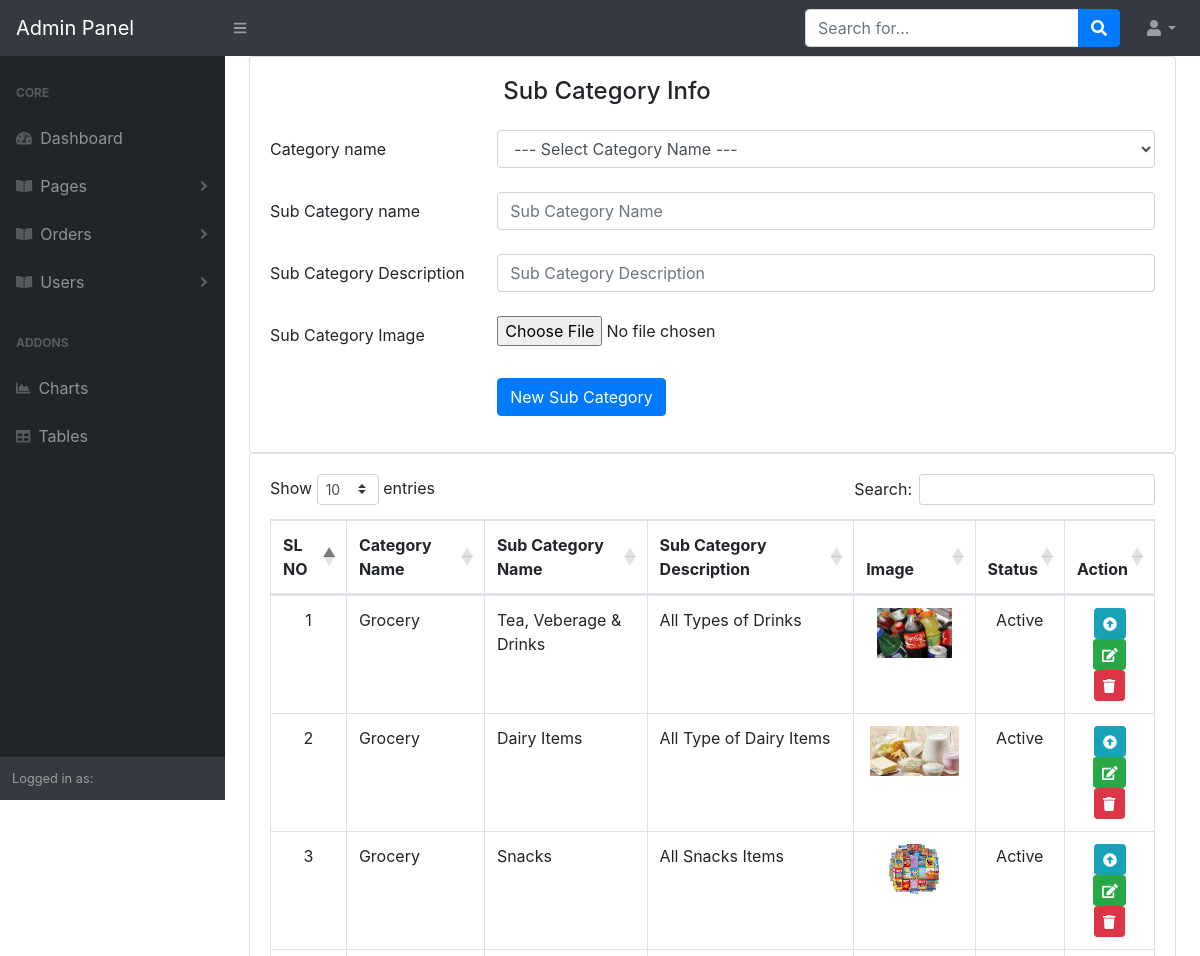
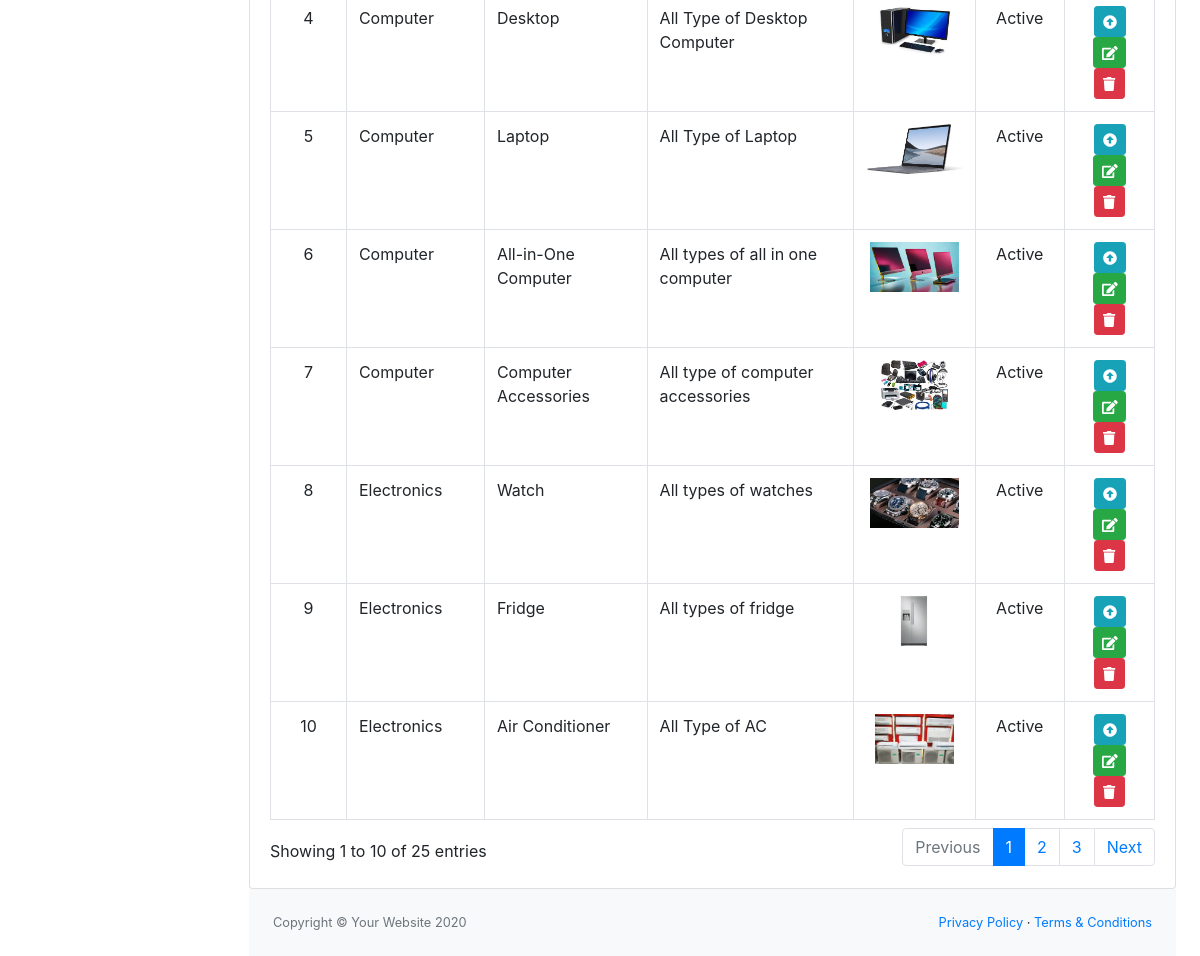
/admin/manage-models.php, run on the app's committed database (2 pictures, top to bottom).
### tables this page shows
CREATE TABLE `sub_category` (
  `sub_category_id` int(11) NOT NULL,
  `category_id` int(11) NOT NULL,
  `sub_category_name` varchar(255) NOT NULL,
  `sub_category_description` varchar(255) NOT NULL,
  `sub_category_image` varchar(255) NOT NULL,
  `sub_category_is_active` tinyint(1) NOT NULL
);

CREATE TABLE `category` (
  `category_id` int(11) NOT NULL,
  `category_name` varchar(255) NOT NULL,
  `category_description` varchar(255) NOT NULL,
  `category_image` varchar(255) NOT NULL,
  `category_is_active` tinyint(1) NOT NULL DEFAULT 0
);

### app/classes/SubCategory.php (called while the page is built, shortened)
<?php
class SubCategory
{
    public function allSubCategory(){
        $link = Database::db_connect();
        $sql = "SELECT * FROM sub_category LEFT JOIN category ON (sub_category.category_id)=(category.category_id) ORDER BY category.category_id";
        if (mysqli_query($link, $sql)) {
            return mysqli_query($link,$sql);
        } else {
            die('Sub Category Query Problem ' . mysqli_error($link));
        }
    }
}

### admin/manage-models.php (the view, shortened to what this page needs)
<?php
include 'header_admin.php';
$subCategory = new SubCategory();
$subCategory = $subCategory->allSubCategory();
?>
<div id="layoutSidenav_content">
    <main>
        <div class="container-fluid">
            <div class="row">
                <div class="col-lg-12">
                    <div class="card">
                        <div class="card-body">
                            <h4 class="card-title mb-4 col-sm-9 offset-sm-3">Sub Category Info</h4>
                            <form action="" method="POST" enctype="multipart/form-data">
                                <div class="form-group row mb-4">
                                    <label for="category_name" class="col-sm-3 col-form-label">Category name</label>
                                    <div class="col-sm-9">
                                        <select id="category_name" class="form-control" name="category_id">
                                            <option disabled selected> --- Select Category Name ---</option>
                                        </select>
                                    </div>
                                </div>
                                <div class="form-group row mb-4">
                                    <label for="horizontal-firstname-input" class="col-sm-3 col-form-label">Sub Category
                                        name</label>
                                    <div class="col-sm-9">
                                        <input type="text" name="sub_category_name" class="form-control" id="horizontal-firstname-input" placeholder="Sub Category Name"/>
                                    </div>
                                </div>
                                <div class="form-group row mb-4">
                                    <label for="sub_category_description" class="col-sm-3 col-form-label">Sub Category
                                        Description</label>
                                    <div class="col-sm-9">
                                        <input type="text" id="sub_category_description" name="sub_category_description" class="form-control"  placeholder="Sub Category Description"/>
                                    </div>
                                </div>
                                <div class="form-group row mb-4">
                                    <label for="sub_category_image" class="col-sm-3 col-form-label">Sub Category
                                        Image</label>
                                    <div class="col-sm-9">
                                        <input type="file" name="sub_category_image" class="form-control-file" id="sub_category_image"/>
                                    </div>
                                </div>
                                <div class="form-group row justify-content-end">
                                    <div class="col-sm-9">
                                        <div>
                                            <button type="submit" name="submit" class="btn btn-primary w-md">New Sub Category</button>
                                        </div>
                                    </div>
                                </div>
                            </form>
                        </div>
                    </div>
                </div>
            </div>
            <div class="row">
                <div class="col-12">
                    <div class="card">
                        <div class="card-body">
                            <div class="table-responsive">
                                <table id="dataTable" class="table table-bordered"
                                       style="border-collapse: collapse; border-spacing: 0; width: 100%;">
                                    <thead class="text-center">
                                    <tr>
                                        <th>SL NO</th>
                                        <th>Category Name</th>
                                        <th>Sub Category Name</th>
                                        <th>Sub Category Description</th>
                                        <th>Image</th>
                                        <th>Status</th>
                                        <th>Action</th>
                                    </tr>
                                    </thead>
                                    <tbody>
                                    <?php if (mysqli_num_rows($subCategory)>0) {
                                        $ser_no = 0;
                                        while ($allSubCategoryInfo = mysqli_fetch_assoc($subCategory)){
                                            $ser_no += 1;
                                            ?>
                                            <tr>
                                                <td class="text-center"><?php echo $ser_no ?></td>
                                                <td><?php echo $allSubCategoryInfo['category_name']; ?></td>
                                                <td><?php echo $allSubCategoryInfo['sub_category_name']; ?></td>
                                                <td><?php echo $allSubCategoryInfo['sub_category_description']; ?></td>
                                                <td class="text-center"><img src="<?php echo $allSubCategoryInfo['sub_category_image']; ?>" id="" alt="" height="50"/></td>
                                                <td class="text-center"><?php if  ($allSubCategoryInfo['sub_category_is_active']==1) { echo 'Active'; } else { echo 'Inactive';} ?></td>
                                                <td class="text-center">
                                                    <?php if  ($allSubCategoryInfo['sub_category_is_active']==1) { ?>
                                                        <a href="?status=unpublish&&id=<?php echo $allSubCategoryInfo['sub_category_id']; ?>" class="btn btn-sm btn-info sub-category-status"
                                                           id="" title="Published Sub Category">
                                                            <i id="" class="fas fa-arrow-alt-circle-up"></i>
                                                        </a>
                                                    <?php } ?>
                                                    <a href="" class="btn btn-sm btn-success edition"
                                                       id="" title="Edit Category" data-toggle="modal" data-id="<?php echo $allSubCategoryInfo['category_id']; ?>" data-target="#editModel">
                                                        <i class="fas fa-edit"></i>
                                                    </a>
                                                    <a href="?status=delete&&id=<?php echo $allSubCategoryInfo['sub_category_id']; ?>" class="btn btn-sm btn-danger delete-sub-category"
                                                       id="" title="Delete Sub Category">
                                                        <i class="fas fa-trash"></i>
                                                    </a>
                                                </td>
                                            </tr>
                                        <?php } } ?>
                                    </tbody>
                                </table>
                            </div>
                        </div>
                    </div>
                </div>
            </div>
            <?php
            include 'footer_admin.php';
            ?>

### data on the page
sub_category: category.category_name "Grocery", sub_category_name "Tea, Veberage & Drinks", sub_category_description "All Types of Drinks", sub_category_image (picture), sub_category_is_active "Active"
sub_category: category.category_name "Grocery", sub_category_name "Dairy Items", sub_category_description "All Type of Dairy Items", sub_category_image (picture), sub_category_is_active "Active"
sub_category: category.category_name "Grocery", sub_category_name "Snacks", sub_category_description "All Snacks Items", sub_category_image (picture), sub_category_is_active "Active"
sub_category: category.category_name "Computer", sub_category_name "Desktop", sub_category_description "All Type of Desktop Computer", sub_category_image (picture), sub_category_is_active "Active"
sub_category: category.category_name "Computer", sub_category_name "Laptop", sub_category_description "All Type of Laptop", sub_category_image (picture), sub_category_is_active "Active"
sub_category: category.category_name "Computer", sub_category_name "All-in-One Computer", sub_category_description "All types of all in one computer", sub_category_image (picture), sub_category_is_active "Active"
sub_category: category.category_name "Computer", sub_category_name "Computer Accessories", sub_category_description "All type of computer accessories", sub_category_image (picture), sub_category_is_active "Active"
sub_category: category.category_name "Electronics", sub_category_name "Watch", sub_category_description "All types of watches", sub_category_image (picture), sub_category_is_active "Active"
sub_category: category.category_name "Electronics", sub_category_name "Fridge", sub_category_description "All types of fridge", sub_category_image (picture), sub_category_is_active "Active"
sub_category: category.category_name "Electronics", sub_category_name "Air Conditioner", sub_category_description "All Type of AC", sub_category_image (picture), sub_category_is_active "Active"
